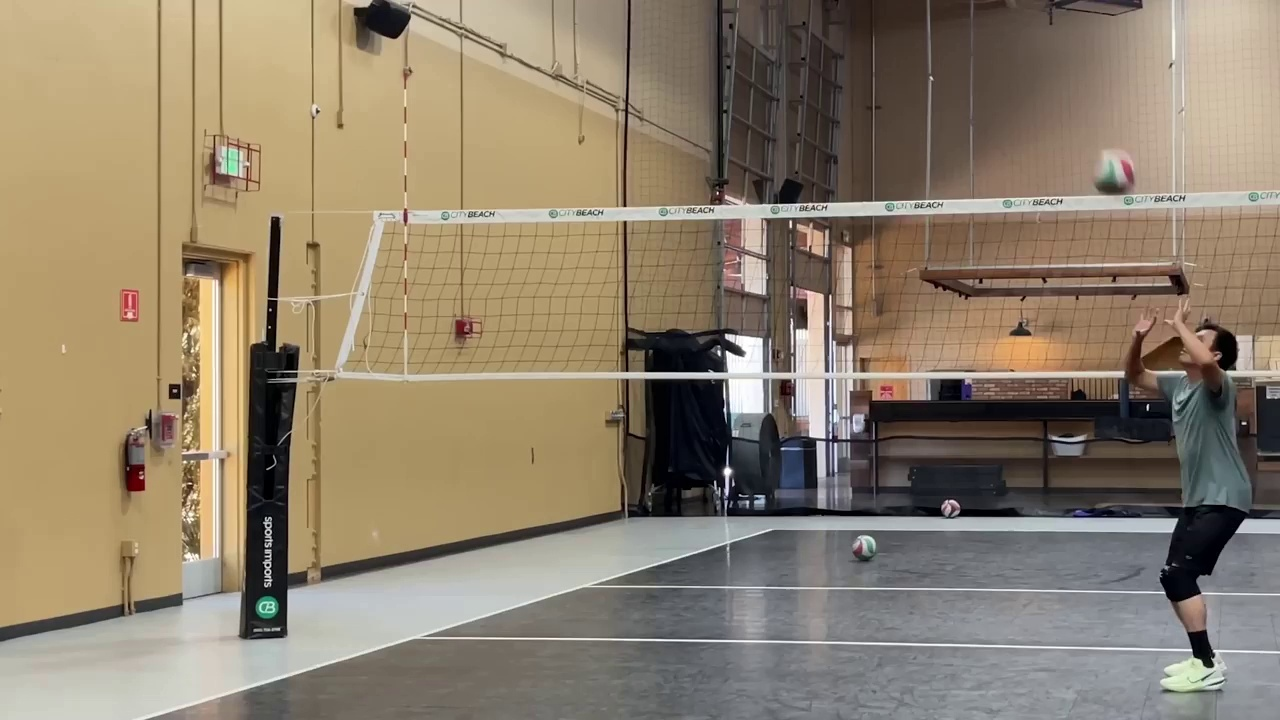
#> input picture frames/frame_0.jpg, 1280 x 720 px, found by its file name; the run also reads 2 pictures not shown here
$ python Banes_Jaronay_actionshot.py
#> lines starting #> are read from the running program, lines starting #| are printed output that depends on the picture
import cv2
import numpy as np

def stitch_images(image1, image2, output_name):
    # Convert images to grayscale
    gray1 = cv2.cvtColor(image1, cv2.COLOR_BGR2GRAY)
    gray2 = cv2.cvtColor(image2, cv2.COLOR_BGR2GRAY)

    # Initialize the feature detector and extractor (e.g., SIFT)
    sift = cv2.SIFT_create()

    # Detect keypoints and compute descriptors for both images
    keypoints1, descriptors1 = sift.detectAndCompute(gray1, None)
    keypoints2, descriptors2 = sift.detectAndCompute(gray2, None)

    # Initialize the feature matcher using brute-force matching
    bf = cv2.BFMatcher()

    # Match the descriptors using brute-force matching
    matches = bf.match(descriptors1, descriptors2)

    # Select the top N matches
    num_matches = 50
    matches = sorted(matches, key=lambda x: x.distance)[:num_matches]

    # Extract matching keypoints
    src_points = np.float32([keypoints1[match.queryIdx].pt for match in matches]).reshape(-1, 1, 2)
    dst_points = np.float32([keypoints2[match.trainIdx].pt for match in matches]).reshape(-1, 1, 2)

    # Estimate the homography matrix
    homography, _ = cv2.findHomography(src_points, dst_points, cv2.RANSAC, 5.0)

    # Warp the first image using the homography
    result = cv2.warpPerspective(image1, homography, (image2.shape[1], image2.shape[0]))

    # Blending the warped image with the second image using alpha blending
    alpha = 0.5  # blending factor
    blended_image = cv2.addWeighted(result, alpha, image2, 1 - alpha, 0)

    # Save the blended image
    cv2.imwrite(output_name, blended_image)

# Load the images
image1 = cv2.imread('C:\\Users\\User\\Desktop\\KOMSAI\\UP202004905\\4TH_YEAR_NOTES\\2nd_SEM\\CMSC 174 Sec 2\\LAB\\lab05\\captured_frames2\\frame_0.jpg')
#> image1 is the input picture: shape (720, 1280, 3); mean B, G, R 109, 129, 142.4
image2 = cv2.imread('C:\\Users\\User\\Desktop\\KOMSAI\\UP202004905\\4TH_YEAR_NOTES\\2nd_SEM\\CMSC 174 Sec 2\\LAB\\lab05\\captured_frames2\\frame_15.jpg')
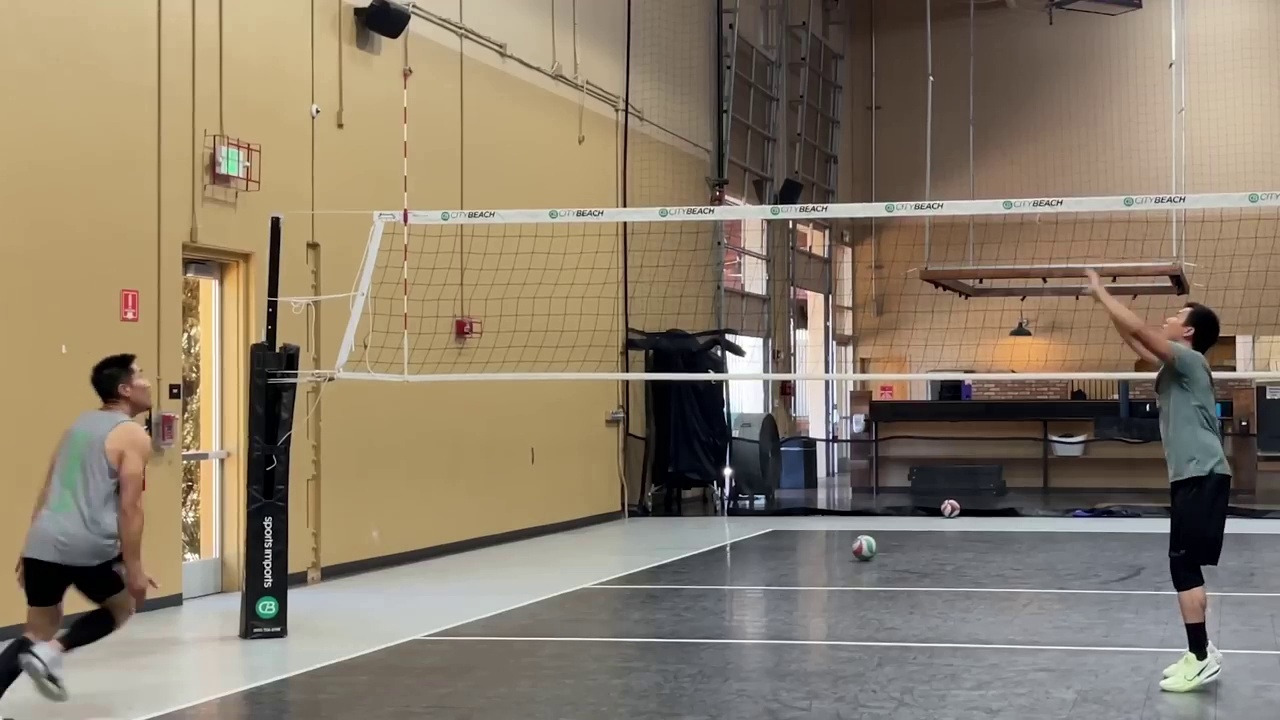
#> input picture frames/frame_15.jpg, 1280 x 720 px, found by its file name
#> image2 is the input picture: shape (720, 1280, 3); mean B, G, R 107.6, 126.4, 139.6
image3 = cv2.imread('C:\\Users\\User\\Desktop\\KOMSAI\\UP202004905\\4TH_YEAR_NOTES\\2nd_SEM\\CMSC 174 Sec 2\\LAB\\lab05\\captured_frames2\\frame_30.jpg')
image4 = cv2.imread('C:\\Users\\User\\Desktop\\KOMSAI\\UP202004905\\4TH_YEAR_NOTES\\2nd_SEM\\CMSC 174 Sec 2\\LAB\\lab05\\captured_frames2\\frame_45.jpg')
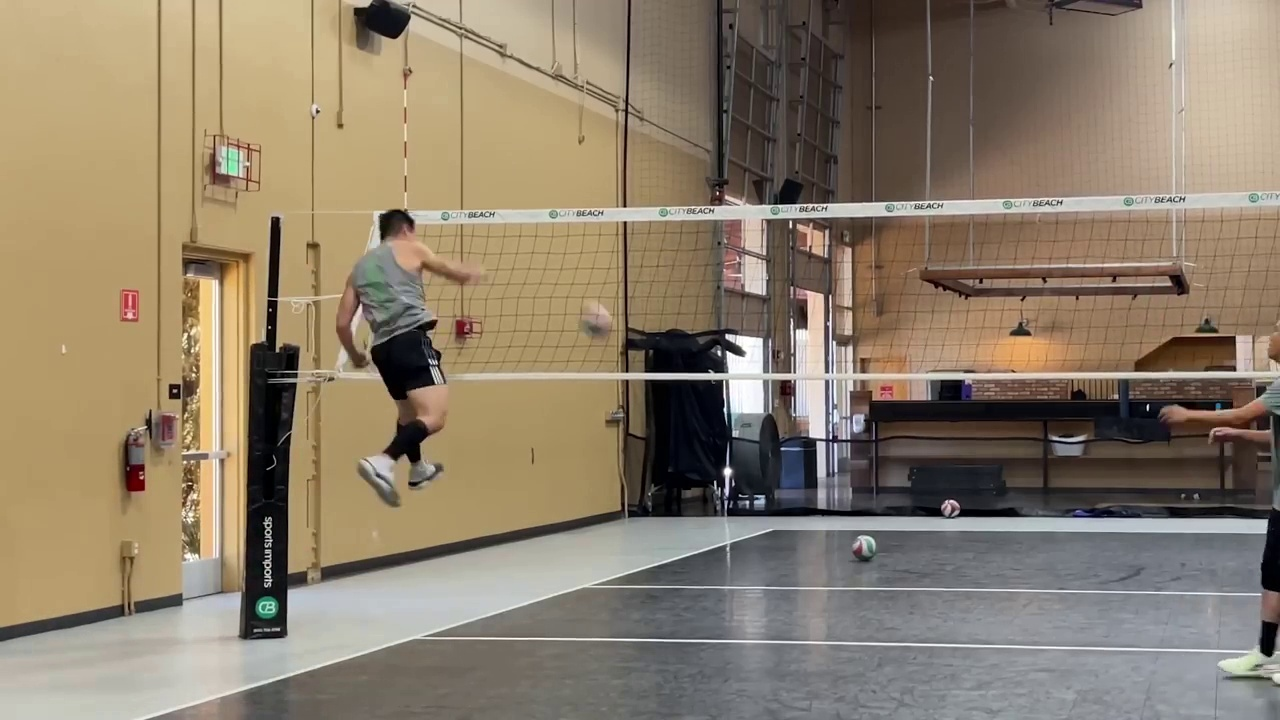
#> input picture frames/frame_45.jpg, 1280 x 720 px, found by its file name
#> image4 is the input picture: shape (720, 1280, 3); mean B, G, R 107.6, 126.9, 140.6
image5 = cv2.imread('C:\\Users\\User\\Desktop\\KOMSAI\\UP202004905\\4TH_YEAR_NOTES\\2nd_SEM\\CMSC 174 Sec 2\\LAB\\lab05\\captured_frames2\\frame_60.jpg')

# Stitch image1 and image2
stitch_images(image1, image2, 'Stitched1.jpg')
#> in stitch_images, `keypoints1, descriptors1 = sift.detectAndCompute(gray1, None)`: keypoints1 = 2440 keypoints; strongest (x, y, size): (268, 565, 1.9), (727, 471, 6.1), (268, 572, 1.8), (268, 532, 1.9)
#> in stitch_images, `keypoints2, descriptors2 = sift.detectAndCompute(gray2, None)`: keypoints2 = 2650 keypoints; strongest (x, y, size): (727, 471, 6.2), (268, 565, 1.9), (268, 532, 1.9), (268, 572, 1.8)
#> in stitch_images, `matches = bf.match(descriptors1, descriptors2)`: matches = 2440 matches
#> in stitch_images, `matches = sorted(matches, key=lambda x: x.distance)[:num_matches]`: matches = 50 matches
#> in stitch_images, `src_points = np.float32([keypoints1[match.queryIdx].pt for match in ma..`: src_points = 50 rows, first 8: [272.4, 305.3], [676.3, 113.7], [252.4, 626.5], [272.8, 289.4], [271.6, 318], [622.7, 504.4], [252.4, 626.5], [599.5, 470.1]
#> in stitch_images, `dst_points = np.float32([keypoints2[match.trainIdx].pt for match in ma..`: dst_points = 50 rows, first 8: [272.3, 305.4], [676.4, 113.9], [252.4, 626.6], [272.8, 289.5], [271.6, 318.1], [622.7, 504.5], [252.4, 626.6], [599.4, 470.2]
#> in stitch_images, `homography, _ = cv2.findHomography(src_points, dst_points, cv2.RANSAC,..`: homography = [[1, 0.000366, -0.22], [0.000187, 1, -0.104], [2.88e-07, 1.11e-06, 1]]

# Stitch Stitched1 and image3
stitch_images(cv2.imread('Stitched1.jpg'), image3, 'Stitched2.jpg')
#> in stitch_images (call 2), `keypoints1, descriptors1 = sift.detectAndCompute(gray1, None)`: keypoints1 = 2679 keypoints; strongest (x, y, size): (727, 471, 6.1), (268, 565, 1.9), (268, 572, 1.8), (268, 532, 1.9)
#> in stitch_images (call 2), `keypoints2, descriptors2 = sift.detectAndCompute(gray2, None)`: keypoints2 = 2713 keypoints; strongest (x, y, size): (727, 471, 6.1), (268, 525, 1.8), (268, 565, 1.8), (1148, 406, 2)
#> in stitch_images (call 2), `matches = bf.match(descriptors1, descriptors2)`: matches = 2679 matches
#> in stitch_images (call 2), `matches = sorted(matches, key=lambda x: x.distance)[:num_matches]`: matches = 50 matches
#> in stitch_images (call 2), `src_points = np.float32([keypoints1[match.queryIdx].pt for match in ma..`: src_points = 50 rows, first 8: [668.8, 506.3], [983.8, 492.8], [357.7, 11.27], [768.8, 423.1], [708.5, 562.6], [639.1, 510.6], [872.8, 323.1], [807.5, 341.1]
#> in stitch_images (call 2), `dst_points = np.float32([keypoints2[match.trainIdx].pt for match in ma..`: dst_points = 50 rows, first 8: [668.8, 506.3], [983.8, 492.6], [357.7, 11.25], [768.9, 423.2], [708.5, 562.5], [639, 510.6], [873.1, 322.5], [807.5, 341]

# Stitch Stitched2 and image4
stitch_images(cv2.imread('Stitched2.jpg'), image4, 'Stitched3.jpg')
#> in stitch_images (call 3), `keypoints1, descriptors1 = sift.detectAndCompute(gray1, None)`: keypoints1 = 2665 keypoints; strongest (x, y, size): (727, 471, 6.1), (268, 565, 1.8), (268, 525, 1.8), (268, 532, 1.8)
#> in stitch_images (call 3), `keypoints2, descriptors2 = sift.detectAndCompute(gray2, None)`: keypoints2 = 2662 keypoints; strongest (x, y, size): (727, 471, 6.2), (268, 572, 1.8), (268, 565, 1.9), (268, 525, 1.9)
#> in stitch_images (call 3), `matches = bf.match(descriptors1, descriptors2)`: matches = 2665 matches
#> in stitch_images (call 3), `matches = sorted(matches, key=lambda x: x.distance)[:num_matches]`: matches = 50 matches
#> in stitch_images (call 3), `src_points = np.float32([keypoints1[match.queryIdx].pt for match in ma..`: src_points = 50 rows, first 8: [676.5, 113.9], [776.7, 465.1], [873, 322.7], [983.8, 492.7], [668.9, 506.3], [768.9, 423.1], [816.4, 430.1], [773.6, 509.8]
#> in stitch_images (call 3), `dst_points = np.float32([keypoints2[match.trainIdx].pt for match in ma..`: dst_points = 50 rows, first 8: [676.5, 113.8], [776.8, 464.9], [872.5, 323.3], [983.8, 492.6], [668.8, 506.3], [768.8, 423.2], [816.3, 430.1], [773.6, 509.8]

# Stitch Stitched3 and image5
stitch_images(cv2.imread('Stitched3.jpg'), image5, 'Final_Stitched_Image.jpg')
#> call 4 of stitch_images, with output_name = 'Final_Stitched_Image.jpg'
#> in stitch_images (call 4), `gray2 = cv2.cvtColor(image2, cv2.COLOR_BGR2GRAY)`:
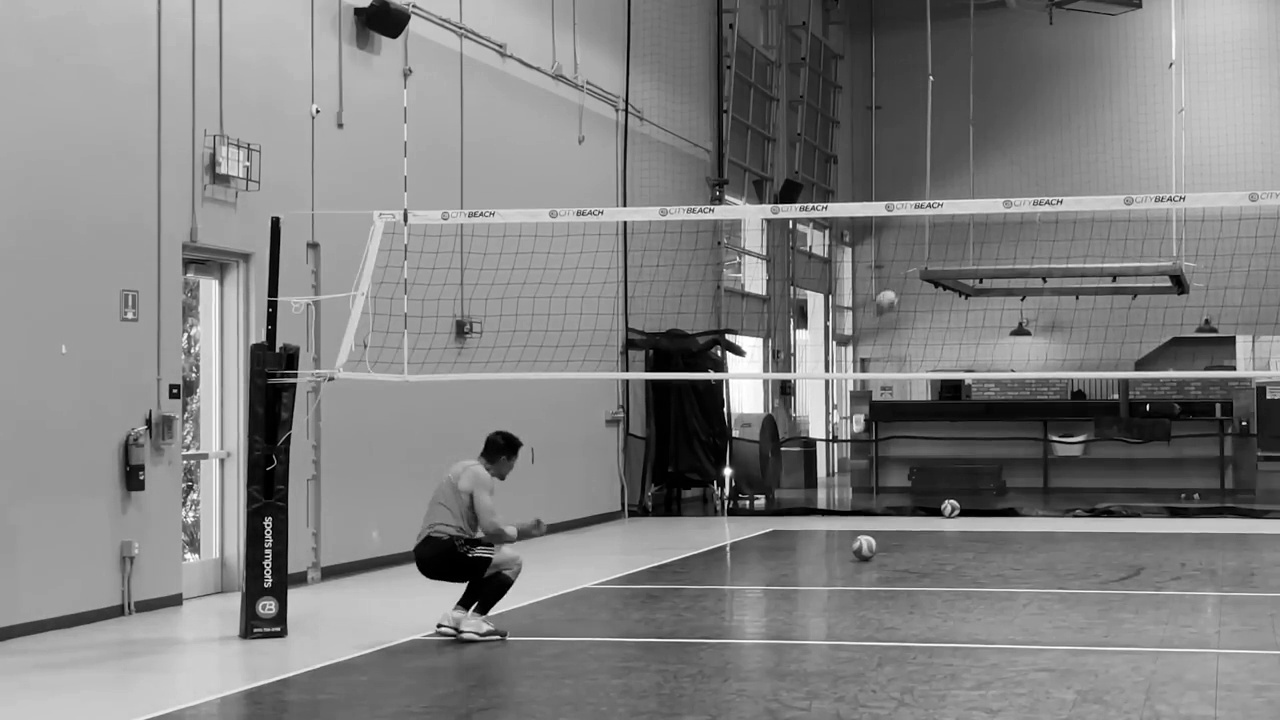
#> gray2: shape (720, 1280); min 0, max 255, mean 129.1
#> in stitch_images (call 4), `keypoints1, descriptors1 = sift.detectAndCompute(gray1, None)`: keypoints1 = 2707 keypoints; strongest (x, y, size): (727, 471, 6.2), (268, 572, 1.8), (268, 565, 1.9), (268, 525, 1.9)
#> in stitch_images (call 4), `keypoints2, descriptors2 = sift.detectAndCompute(gray2, None)`: keypoints2 = 2583 keypoints; strongest (x, y, size): (727, 471, 6.3), (268, 565, 1.8), (268, 572, 1.8), (268, 532, 1.9)
#> in stitch_images (call 4), `matches = bf.match(descriptors1, descriptors2)`: matches = 2707 matches
#> in stitch_images (call 4), `matches = sorted(matches, key=lambda x: x.distance)[:num_matches]`: matches = 50 matches
#> in stitch_images (call 4), `src_points = np.float32([keypoints1[match.queryIdx].pt for match in ma..`: src_points = 50 rows, first 8: [744.5, 389.2], [814.7, 301.3], [884.5, 413.7], [668.8, 506.3], [776.7, 465], [780.2, 356.2], [275.3, 223.6], [812.2, 413.1]
#> in stitch_images (call 4), `dst_points = np.float32([keypoints2[match.trainIdx].pt for match in ma..`: dst_points = 50 rows, first 8: [744.5, 389.2], [814.7, 301.2], [884.4, 413.7], [668.5, 506.3], [776.9, 464.8], [780.3, 356], [275.4, 223.7], [812.2, 412.9]
#> in stitch_images (call 4), `homography, _ = cv2.findHomography(src_points, dst_points, cv2.RANSAC,..`: homography = [[1, 0.000147, 0.0492], [-0.000234, 1, 0.074], [-4.41e-07, 2e-07, 1]]

# Apply histogram equalization to the final stitched image
final_stitched_image = cv2.imread('Final_Stitched_Image.jpg')
lab_image = cv2.cvtColor(final_stitched_image, cv2.COLOR_BGR2LAB)
#> lab_image: shape (720, 1280, 3); mean of channels 0, 1, 2 136.1, 130.4, 140.3
l_channel, a_channel, b_channel = cv2.split(lab_image)
equalized_l_channel = cv2.equalizeHist(l_channel)
equalized_lab_image = cv2.merge((equalized_l_channel, a_channel, b_channel))
#> equalized_lab_image: shape (720, 1280, 3); mean of channels 0, 1, 2 128.2, 130.4, 140.3
equalized_image = cv2.cvtColor(equalized_lab_image, cv2.COLOR_LAB2BGR)
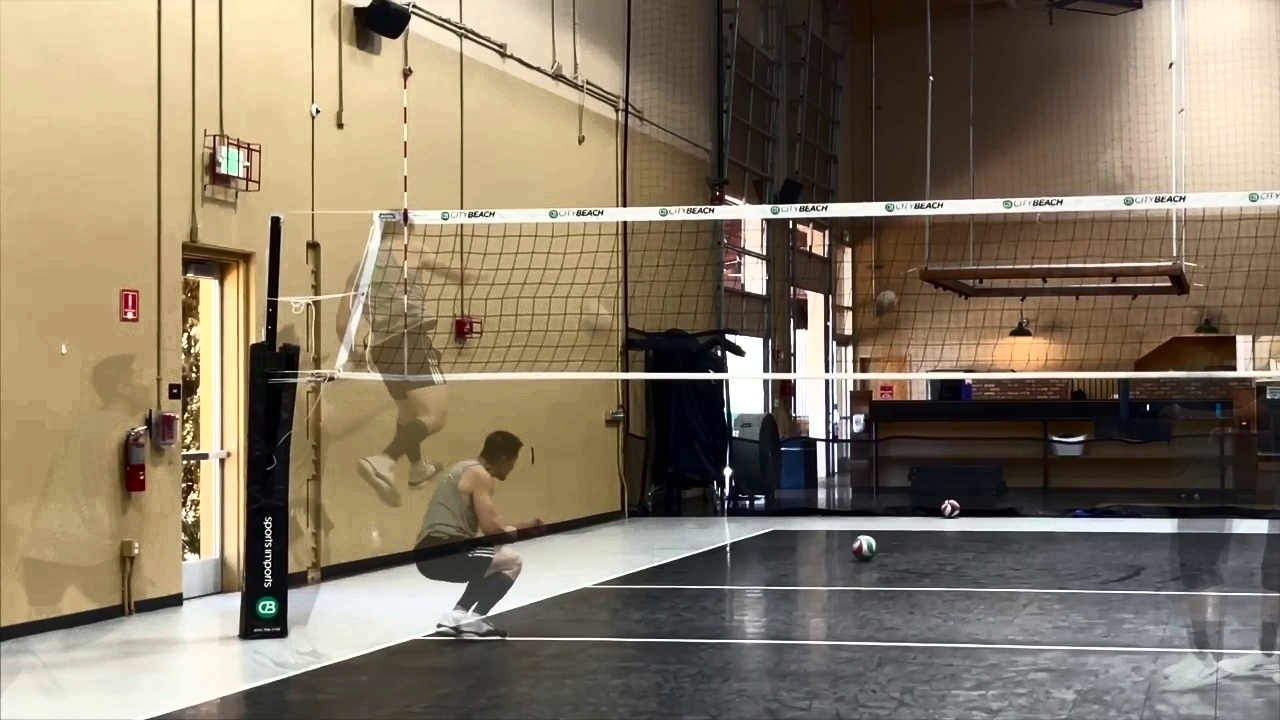
#> equalized_image: shape (720, 1280, 3); mean B, G, R 102, 121.6, 134.6

# Save the equalized image
cv2.imwrite('Final_Stitched_Image_Equalized_Color.jpg', equalized_image)
